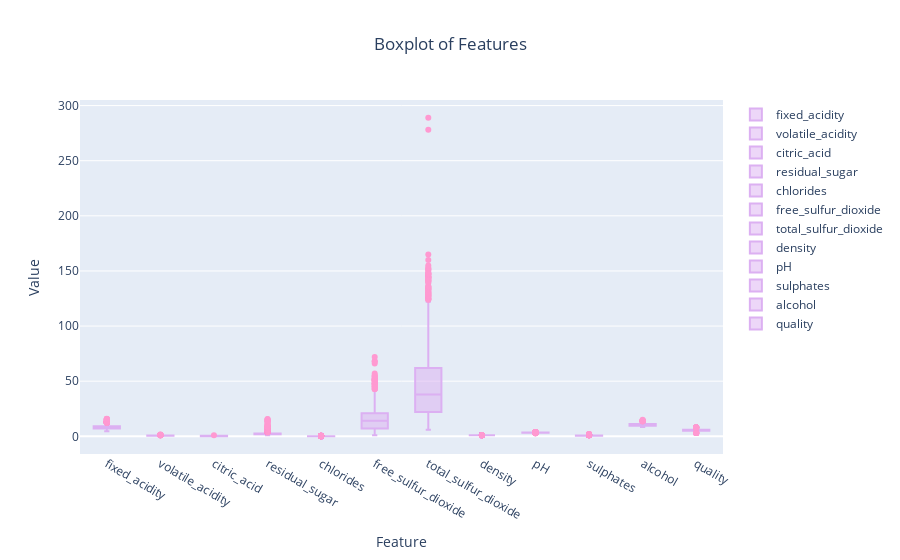

Notebook source saved alongside this figure:
### Markdown cell above
After fixing the columns names, we can check for the outliers in the features itself.

### Code cell
plot_box_chart(wine_df, "Feature", "Value", "Boxplot of Features")

### Figure 1 — Plotly figure (JSON) as saved in the notebook; plotly's stock layout.template omitted (floating-point values rounded to 4 significant figures; data arrays with more than 128 entries replaced by an {"elided": "..."} marker saying what was removed)
{"data": [{"boxpoints": "outliers", "line": {"color": "#dcb0f2"}, "marker": {"color": "#ff99d1"}, "name": "fixed_acidity", "whiskerwidth": 0.2, "y": {"elided": "1599 float values"}, "type": "box"}, {"boxpoints": "outliers", "line": {"color": "#dcb0f2"}, "marker": {"color": "#ff99d1"}, "name": "volatile_acidity", "whiskerwidth": 0.2, "y": {"elided": "1599 float values"}, "type": "box"}, {"boxpoints": "outliers", "line": {"color": "#dcb0f2"}, "marker": {"color": "#ff99d1"}, "name": "citric_acid", "whiskerwidth": 0.2, "y": {"elided": "1599 float values"}, "type": "box"}, {"boxpoints": "outliers", "line": {"color": "#dcb0f2"}, "marker": {"color": "#ff99d1"}, "name": "residual_sugar", "whiskerwidth": 0.2, "y": {"elided": "1599 float values"}, "type": "box"}, {"boxpoints": "outliers", "line": {"color": "#dcb0f2"}, "marker": {"color": "#ff99d1"}, "name": "chlorides", "whiskerwidth": 0.2, "y": {"elided": "1599 float values"}, "type": "box"}, {"boxpoints": "outliers", "line": {"color": "#dcb0f2"}, "marker": {"color": "#ff99d1"}, "name": "free_sulfur_dioxide", "whiskerwidth": 0.2, "y": {"elided": "1599 float values"}, "type": "box"}, {"boxpoints": "outliers", "line": {"color": "#dcb0f2"}, "marker": {"color": "#ff99d1"}, "name": "total_sulfur_dioxide", "whiskerwidth": 0.2, "y": {"elided": "1599 float values"}, "type": "box"}, {"boxpoints": "outliers", "line": {"color": "#dcb0f2"}, "marker": {"color": "#ff99d1"}, "name": "density", "whiskerwidth": 0.2, "y": {"elided": "1599 float values"}, "type": "box"}, {"boxpoints": "outliers", "line": {"color": "#dcb0f2"}, "marker": {"color": "#ff99d1"}, "name": "pH", "whiskerwidth": 0.2, "y": {"elided": "1599 float values"}, "type": "box"}, {"boxpoints": "outliers", "line": {"color": "#dcb0f2"}, "marker": {"color": "#ff99d1"}, "name": "sulphates", "whiskerwidth": 0.2, "y": {"elided": "1599 float values"}, "type": "box"}, {"boxpoints": "outliers", "line": {"color": "#dcb0f2"}, "marker": {"color": "#ff99d1"}, "name": "alcohol", "whiskerwidth": 0.2, "y": {"elided": "1599 float values"}, "type": "box"}, {"boxpoints": "outliers", "line": {"color": "#dcb0f2"}, "marker": {"color": "#ff99d1"}, "name": "quality", "whiskerwidth": 0.2, "y": {"elided": "1599 int values"}, "type": "box"}], "layout": {"xaxis": {"title": {"text": "Feature"}}, "yaxis": {"title": {"text": "Value"}}, "title": {"text": "Boxplot of Features", "x": 0.5}}}
